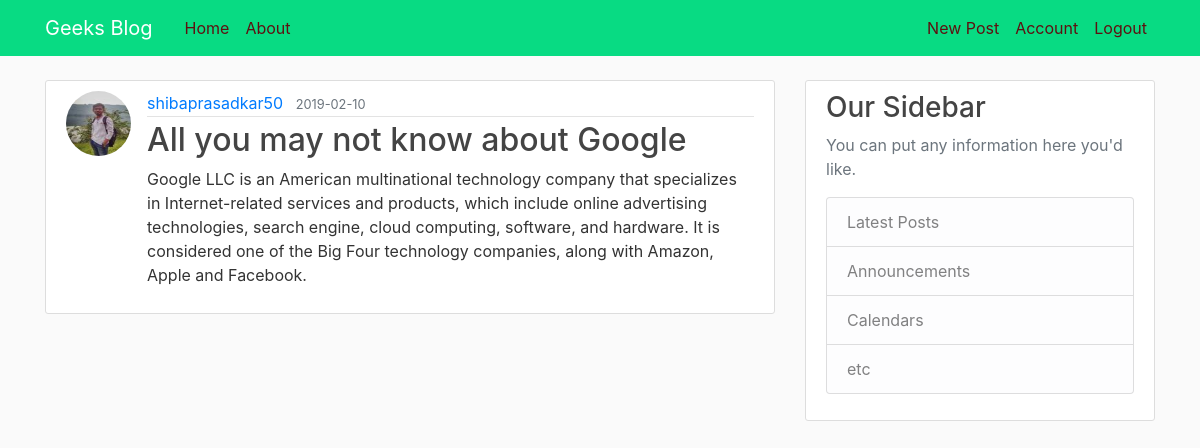
Screenshot of /home (signed in) with the database file from the repository.
### blogposts/models.py (models this page shows, shortened)
class Post(db.Model):
    id = db.Column(db.Integer, primary_key=True)
    title = db.Column(db.String(100), nullable=False)
    date_posted = db.Column(db.DateTime, nullable=False, default=datetime.utcnow)
    content = db.Column(db.Text, nullable=False)
    user_id = db.Column(db.Integer, db.ForeignKey('user.id'), nullable=False)

class User(db.Model, UserMixin):
    id = db.Column(db.Integer, primary_key=True)
    username = db.Column(db.String(20), unique=True, nullable=False)
    email = db.Column(db.String(120), unique=True, nullable=False)
    image_file = db.Column(db.String(20), nullable=False, default='default.png')
    password = db.Column(db.String(60), nullable=False)
    posts = db.relationship('Post', backref='author', lazy=True)

### blogposts/routes.py (the view)
@app.route("/")
@app.route("/home")
def home():
    posts = Post.query.all()
    return render_template('home.html', posts=posts)

### blogposts/models.py (called while the page is built)
@login_manager.user_loader
def load_user(user_id):
    return User.query.get(int(user_id))

### blogposts/templates/home.html
{%extends "layout.html"%}
{%block content %}
{%for post in posts%}
<article class="media content-section">
    <img class="rounded-circle article-img"
        src="{{url_for('static',filename='profilePicture/'+post.author.image_file)}}">
    <div class="media-body">
        <div class="article-metadata">
            <a class="mr-2" href="#">{{ post.author.username }}</a>
            <small class="text-muted">{{ post.date_posted.strftime('%Y-%m-%d') }}</small>
        </div>
        <h2><a class="article-title" href="{{url_for('post',post_id=post.id)}}">{{ post.title }}</a></h2>
        <p class="article-content">{{ post.content }}</p>
    </div>
</article>
{%endfor%}
{% endblock content%}

### blogposts/static/main.css (style rules this page uses)
body { background: #fafafa; color: #333333; margin-top: 5rem; }
h1, h2, h3, h4, h5, h6 { color: #444444; }
.content-section { background: #ffffff; padding: 10px 20px; border: 1px solid #dddddd; border-radius: 3px; margin-bottom: 20px; }
.article-title { color: #444444; }
.article-content { white-space: pre-line; }
.article-img { height: 65px; width: 65px; margin-right: 16px; }
.article-metadata { padding-bottom: 1px; margin-bottom: 4px; border-bottom: 1px solid #e3e3e3 }

### rows the page displays
Post: image_file (picture), author.username "shibaprasadkar50", date_posted "2019-02-10", title "All you may not know about Google", content "Google LLC is an American multinational technology company that specializes in Internet-related services and products, which include online advertising technologies, search engine, cloud computing, software, and hardware. It is considered one of the Big Four technology companies, along with Amazon, Apple and Facebook."
